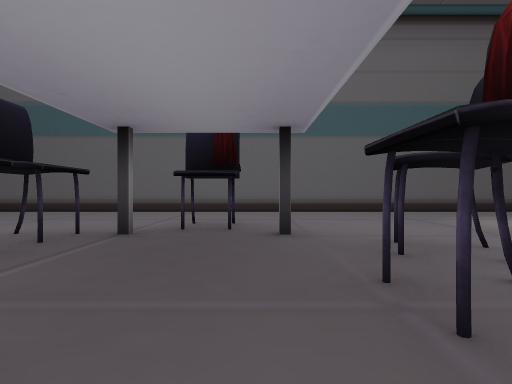
[1] (above)

17 first-person views from a walk through a Unity game level. The camera is 1.4 m above the floor, looks level and sees 80° across. The floor is counted in squares, 2 m on a side. Each view is taken from the middle of a square. On the plan, view 1 faces up. The plan holds only what a view shows up to about 10 squares ahead; the rest is blank.

[2]
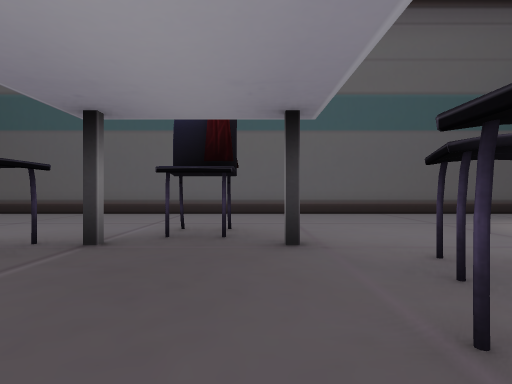

[3]
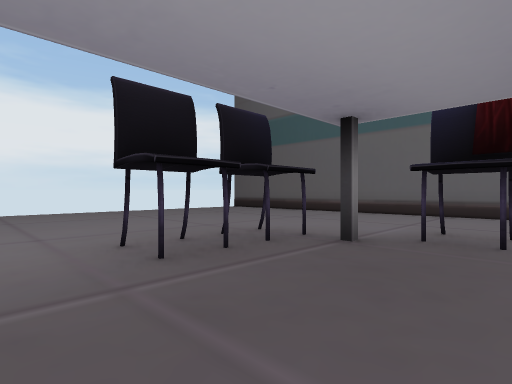

[4]
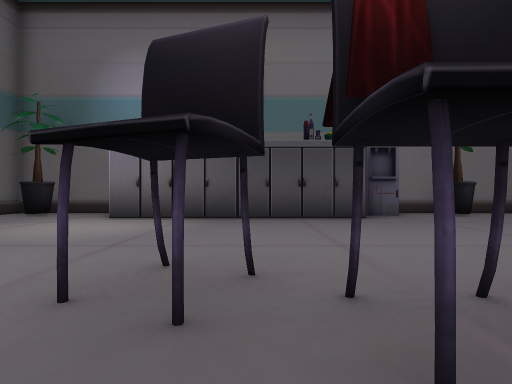

[5]
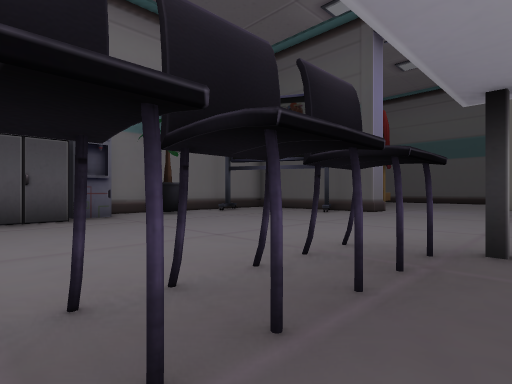

[6]
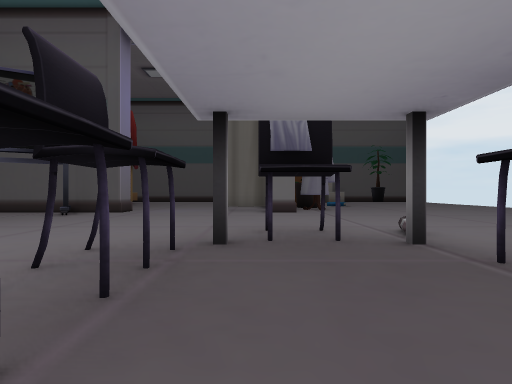

[7]
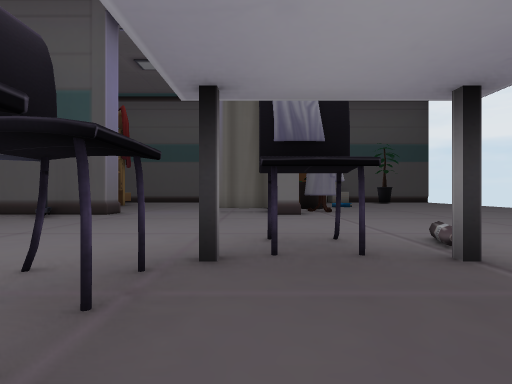

[8]
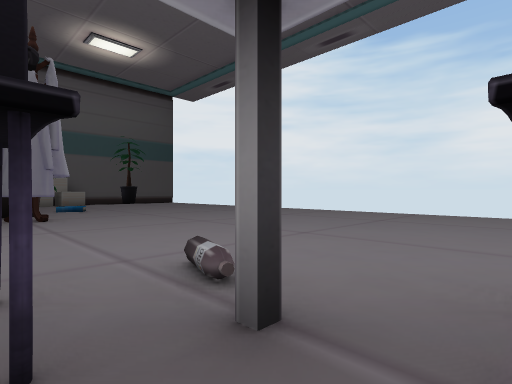

[9]
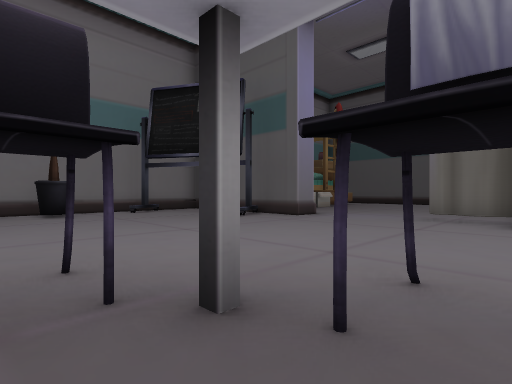

[10]
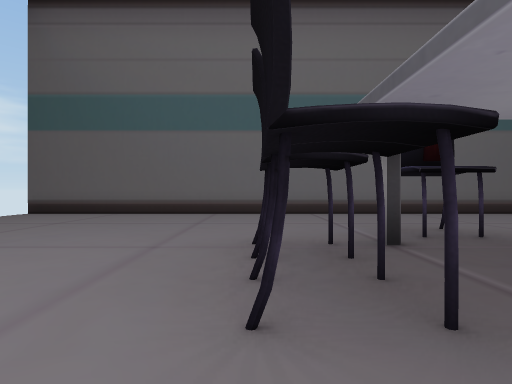

[11]
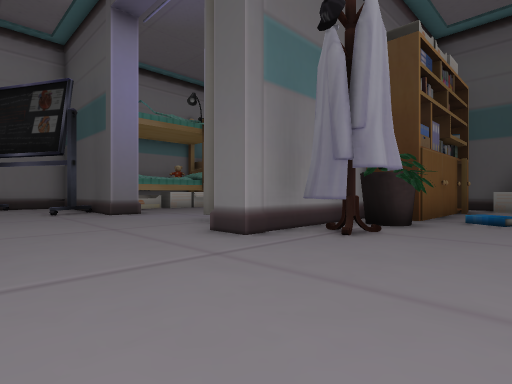

[12]
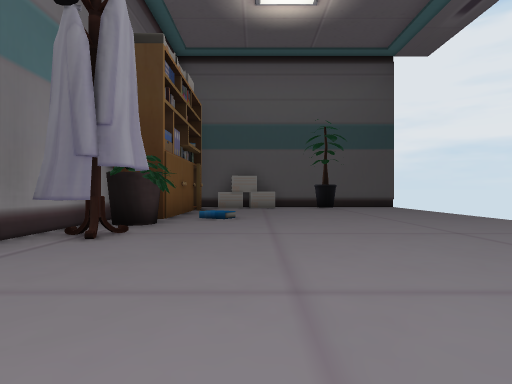

[13]
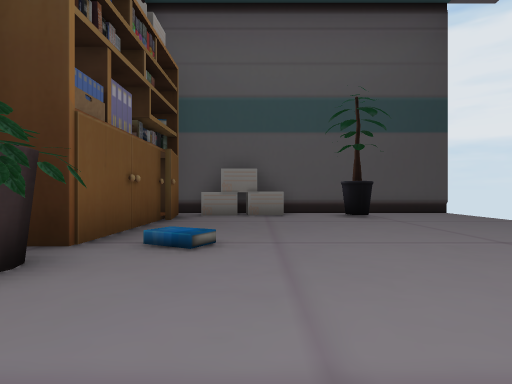

[14]
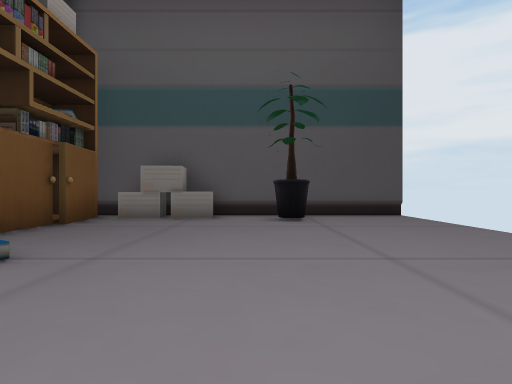

[15]
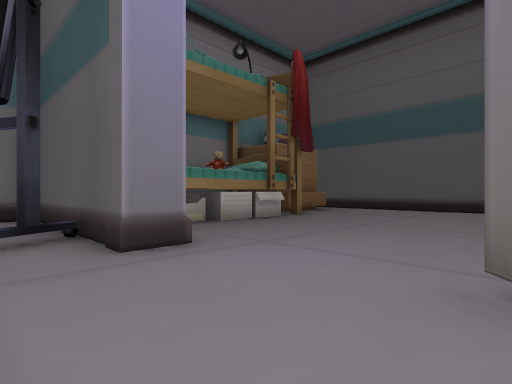

[16]
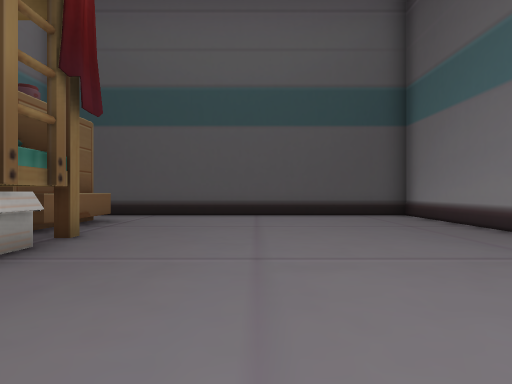

[17]
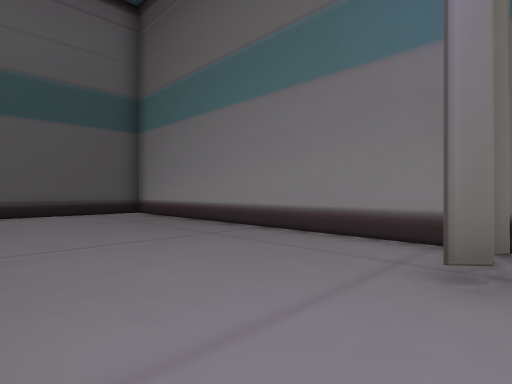

### Floor plan
Key: @ floor where view 1 was taken; # wall or solid block; x gap in a wall; . floor; / step, stairs or slope; = window, fence, low wall or low ledge; ^ raised ledge; T thing the floor can be seen under or through.
Columns run from 11 left of view 1 to 10 right of it. Each row starts with its distance up from view 1.
 11 ######################
 10 ....................##
  9 .....................#
  8  ....................
  7   ........TT........#
  6   ........TT........#
  5  ......##...#.......#
  4 .......##....#......#
  3 .......##....x......#
  2 ............##......#
  1       ......##......#
  0           .@TT......#
 -1      ...##..TT......##
 -2 .........TTTTT.......#
 -3 ..........TT........##
 -4 .....................#
 -5 .....................
 -6  ...................
 -7   .................
 -8    ..............#...#
 -9   .......####...######
-10   .......##.......##
-11  .......###.......=#
-12 ........###.......##
-13 ......./.##.......#
-14 .........##.......#
-15 .........##.......##
-16 .........##........#
-17 ........###........##
-18 ...#..^####.........
-19 ......^^# #.........
-20 ######    ###########

Positions as (right, up) in squares from view 1, and headings:
1: (0, 0), facing up
2: (0, 1), facing up
3: (0, 1), facing up-left
4: (0, 3), facing right
5: (0, 2), facing down-right
6: (0, 2), facing down
7: (0, 1), facing down
8: (-1, -1), facing down-left
9: (-1, -1), facing down-right
10: (-4, 1), facing up
11: (-5, -5), facing down-right
12: (-5, -5), facing down
13: (-5, -9), facing down
14: (-7, -10), facing down
15: (1, -7), facing down-right
16: (4, -10), facing down
17: (4, -9), facing down-left
